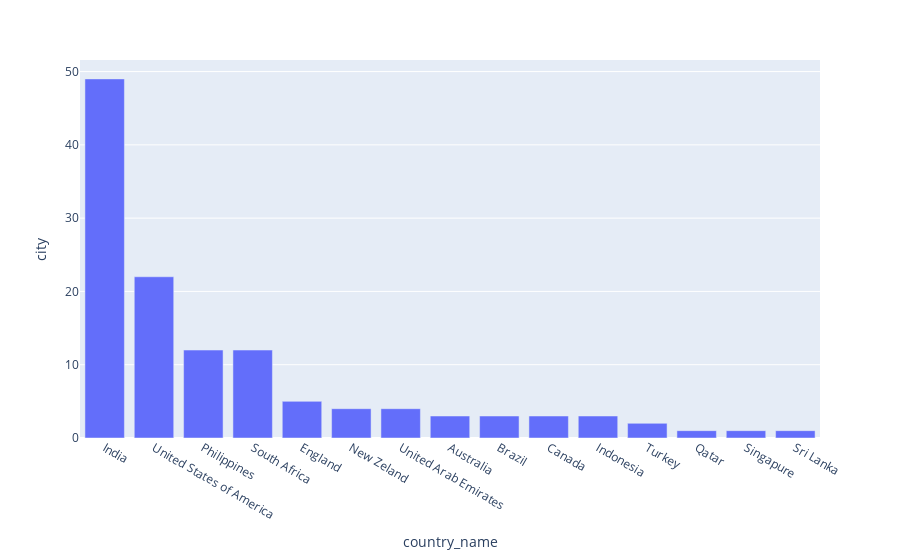

The notebook cell saved with this chart:
### Code cell
fig = px.bar(df_country, x='country_name', y='city')
fig.show()

### Figure 1 — Plotly figure (JSON) as saved in the notebook; plotly's stock layout.template omitted (floating-point values rounded to 4 significant figures)
{"data": [{"alignmentgroup": "True", "hovertemplate": "country_name=%{x}<br>city=%{y}<extra></extra>", "legendgroup": "", "marker": {"color": "#636efa", "pattern": {"shape": ""}}, "name": "", "offsetgroup": "", "orientation": "v", "showlegend": false, "textposition": "auto", "type": "bar", "x": ["India", "United States of America", "Philippines", "South Africa", "England", "New Zeland", "United Arab Emirates", "Australia", "Brazil", "Canada", "Indonesia", "Turkey", "Qatar", "Singapure", "Sri Lanka"], "xaxis": "x", "y": [49, 22, 12, 12, 5, 4, 4, 3, 3, 3, 3, 2, 1, 1, 1], "yaxis": "y"}], "layout": {"autosize": true, "barmode": "relative", "legend": {"tracegroupgap": 0}, "margin": {"t": 60}, "xaxis": {"anchor": "y", "autorange": true, "domain": [0, 1], "range": [-0.5, 14.5], "title": {"text": "country_name"}, "type": "category"}, "yaxis": {"anchor": "x", "autorange": true, "domain": [0, 1], "range": [0, 51.58], "title": {"text": "city"}, "type": "linear"}}}
